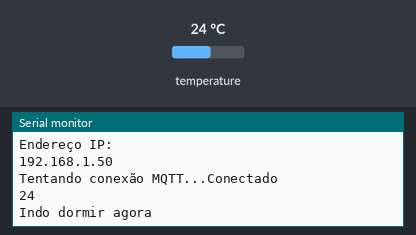
The sketch below on a simulated ESP32. On the bench: the last lines printed to the serial monitor. Inputs (shaded band) come from the test bench; at power-on: temperature 24 °C. WiFi joins after 1.5 s; servers stay silent unless stated; no MQTT or app messages arrive unless stated.

Above: at 2.7 s.
2.8 s: temperature set to 12 °C
At 3.4 s:
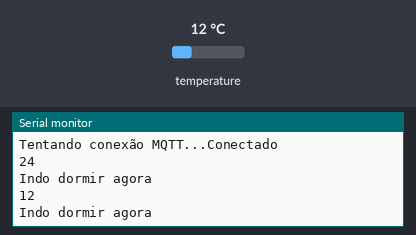
4.3 s: temperature set to 19 °C
At 5.3 s:
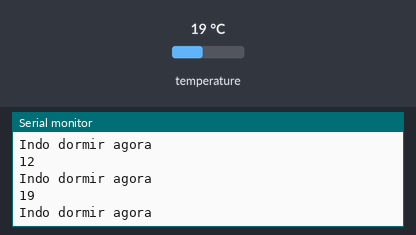
Timing chart, 0 to 7.3 s (numbered marks = the images above; inputs shaded):
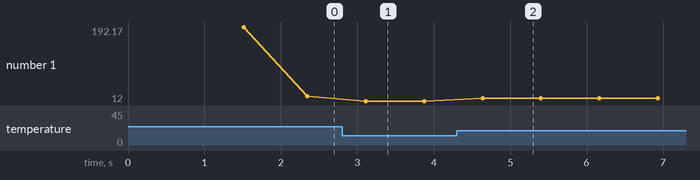

The sketch:

sketch_oct23a.ino
```cpp
#include <WiFi.h>
#include <PubSubClient.h>
#include <OneWire.h>
#include <DallasTemperature.h>

//#define uS_TO_S_FACTOR 1000000  /* Fator de conversão de microssegundos para segundos */
//#define TIME_TO_SLEEP  45        /* Tempo que o ESP32 irá dormir (em minutos) */

// Configurações da rede Wi-Fi
const char* ssid = "TP-Link_FB40";
const char* password = "amoros4321";

// Configurações do broker MQTT
const char* mqtt_server = "pi.local";
const int mqtt_port = 1883;
const char* mqtt_topic = "teste";

const char* mqtt_user = "esp";
const char* mqtt_password = "amorosa";

// Configurações do sensor DS18B20
const int oneWireBus = 4; // Pino onde o sensor está conectado

WiFiClient espClient;
PubSubClient client(espClient);

OneWire oneWire(oneWireBus);
DallasTemperature sensors(&oneWire);

void setup() {
  Serial.begin(115200);
  setup_wifi();
  client.setServer(mqtt_server, mqtt_port);
  sensors.begin();
}

void setup_wifi() {
  delay(10);
  Serial.println();
  Serial.print("Conectando a ");
  Serial.println(ssid);

  WiFi.begin(ssid, password);

  while (WiFi.status() != WL_CONNECTED) {
    delay(500);
    Serial.print(".");
  }

  Serial.println("");
  Serial.println("WiFi conectado");
  Serial.println("Endereço IP: ");
  Serial.println(WiFi.localIP());
}

void loop() {

  if (!client.connected()) {
    reconnect();
  }
  client.loop();

  sensors.requestTemperatures();
  float temperatureC = sensors.getTempCByIndex(0);
  int temperatureInt = int(temperatureC); // Obter a parte inteira da temperatura
  String payload = String(temperatureInt);
  Serial.println(payload);
  client.publish(mqtt_topic, (char*) payload.c_str());

//  // Configurar para dormir por 45 minutos
//  esp_sleep_enable_timer_wakeup(TIME_TO_SLEEP * 60 * uS_TO_S_FACTOR);
//  Serial.println("Configurar ESP32 para dormir por " + String(TIME_TO_SLEEP) + " minutos");

  Serial.println("Indo dormir agora");
  Serial.flush();
  // Entrar em deep sleep
  // esp_deep_sleep_start();
}

void reconnect() {
  while (!client.connected()) {
    Serial.print("Tentando conexão MQTT...");

    if (client.connect("ESP32Client", mqtt_user, mqtt_password)) {
      Serial.println("Conectado");
      client.subscribe(mqtt_topic);
    }
    else {
      Serial.print("Falhou, rc=");
      Serial.print(client.state());
      Serial.println(" tente novamente em 5 segundos");
      delay(5000);
    }
  }
}
```

Measured:
- after the input at 2.8 s, the serial monitor: prints a new line after 0.31 s (image 1)
- after the input at 4.3 s, the serial monitor: prints a new line after 0.34 s (image 2)
- plotted number 1: 24 → 12 after the input at 2.8 s, 12 → 19 after the input at 4.3 s
